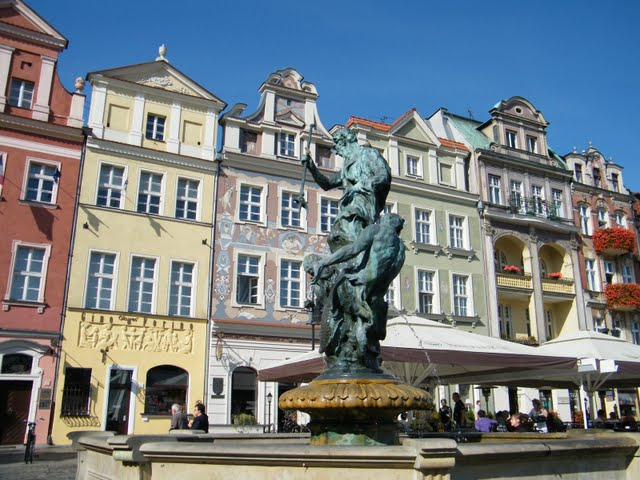
#> input picture challenges/postcards/rynek.png, 640 x 480 px
$ python example05.py
#> lines starting #> are read from the running program, lines starting #| are printed output that depends on the picture; after the words box and inside, x2 and y2 are one past the last pixel; in counts of white or black regions, pixels touching at a corner belong together

from PIL import Image, ImageDraw, ImageChops

grey = Image.new('RGB', (640, 480), 'lightgray')
#> grey: PIL image 640x480 RGB; every value is 211

market = Image.open('rynek.png')
#> market is the input picture: PIL image 640x480 RGB; mean R, G, B 116.2, 125.2, 130.4

d = ImageDraw.Draw(grey)
d.ellipse((100, 80, 540, 420), 'black')
combined = ImageChops.screen(grey, market)
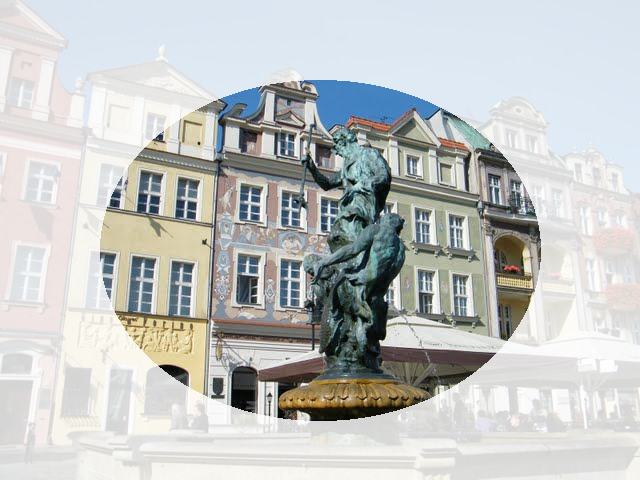
#> combined: PIL image 640x480 RGB; mean R, G, B 193.9, 196.5, 195.5
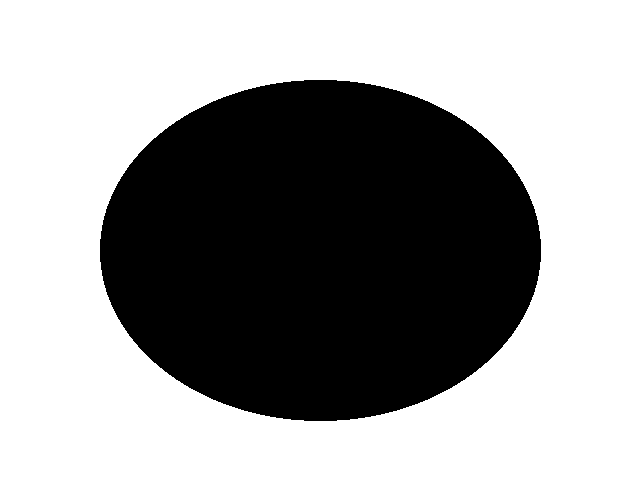
#> grey: PIL image 640x480 RGB; values 0 (black) and 211 (white), 61.6% white; 1 black region, box (x1, y1, x2, y2) and area: (100, 80, 541, 421) 118045

combined.save('combined.png')

$ run again, with challenges/postcards/hotel.png copied over challenges/postcards/rynek.png
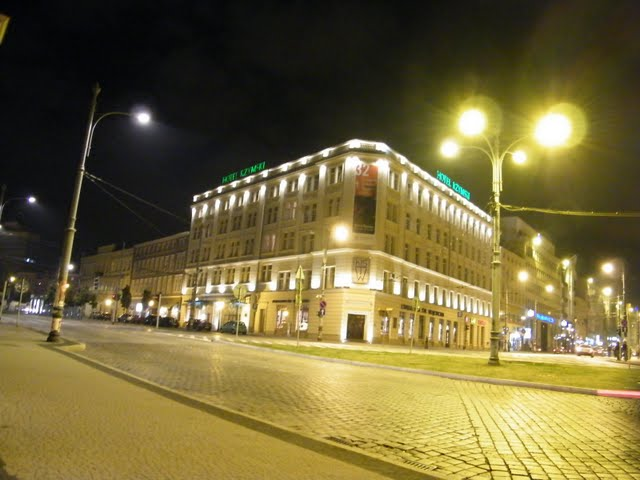
#> input picture challenges/postcards/hotel.png, 640 x 480 px
#> market is the input picture: PIL image 640x480 RGB; mean R, G, B 115, 103.1, 58.2
#> `combined = ImageChops.screen(grey, market)`:
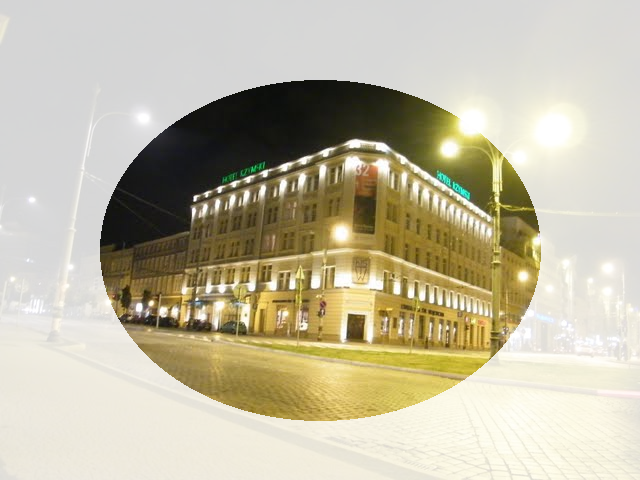
#> combined: PIL image 640x480 RGB; mean R, G, B 193.2, 186.6, 163.4

$ run again, with challenges/postcards/katedra.png copied over challenges/postcards/rynek.png
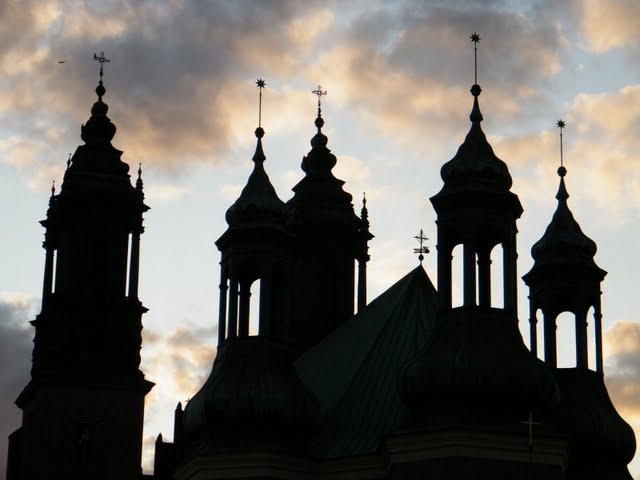
#> input picture challenges/postcards/katedra.png, 640 x 480 px
#> market is the input picture: PIL image 640x480 RGB; mean R, G, B 104.3, 101.5, 95.8
#> `combined = ImageChops.screen(grey, market)`:
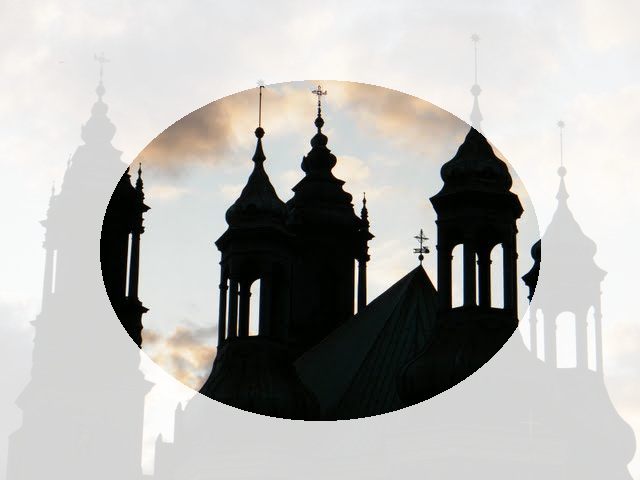
#> combined: PIL image 640x480 RGB; mean R, G, B 180.8, 179.9, 177.2

$ run again, with challenges/postcards/kosciol.png copied over challenges/postcards/rynek.png
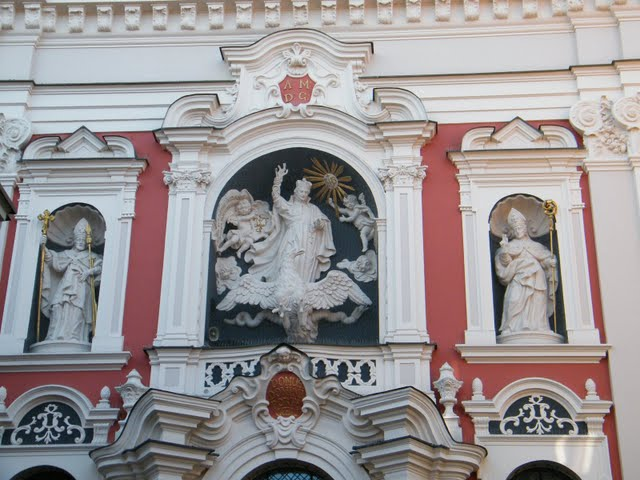
#> input picture challenges/postcards/kosciol.png, 640 x 480 px
#> market is the input picture: PIL image 640x480 RGB; mean R, G, B 154, 148.4, 149.8
#> `combined = ImageChops.screen(grey, market)`:
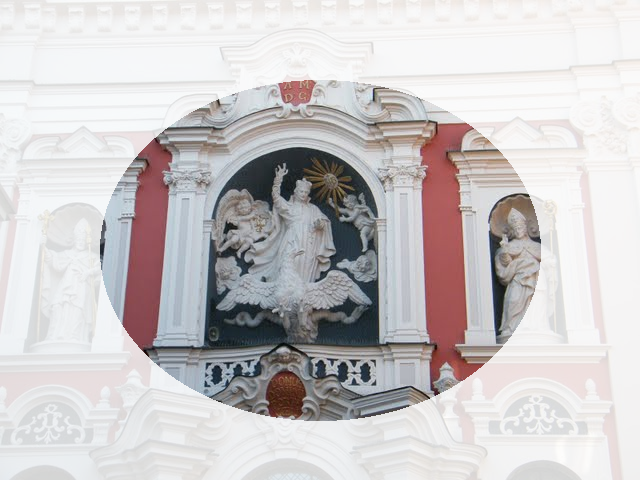
#> combined: PIL image 640x480 RGB; mean R, G, B 203.7, 200, 201.1
